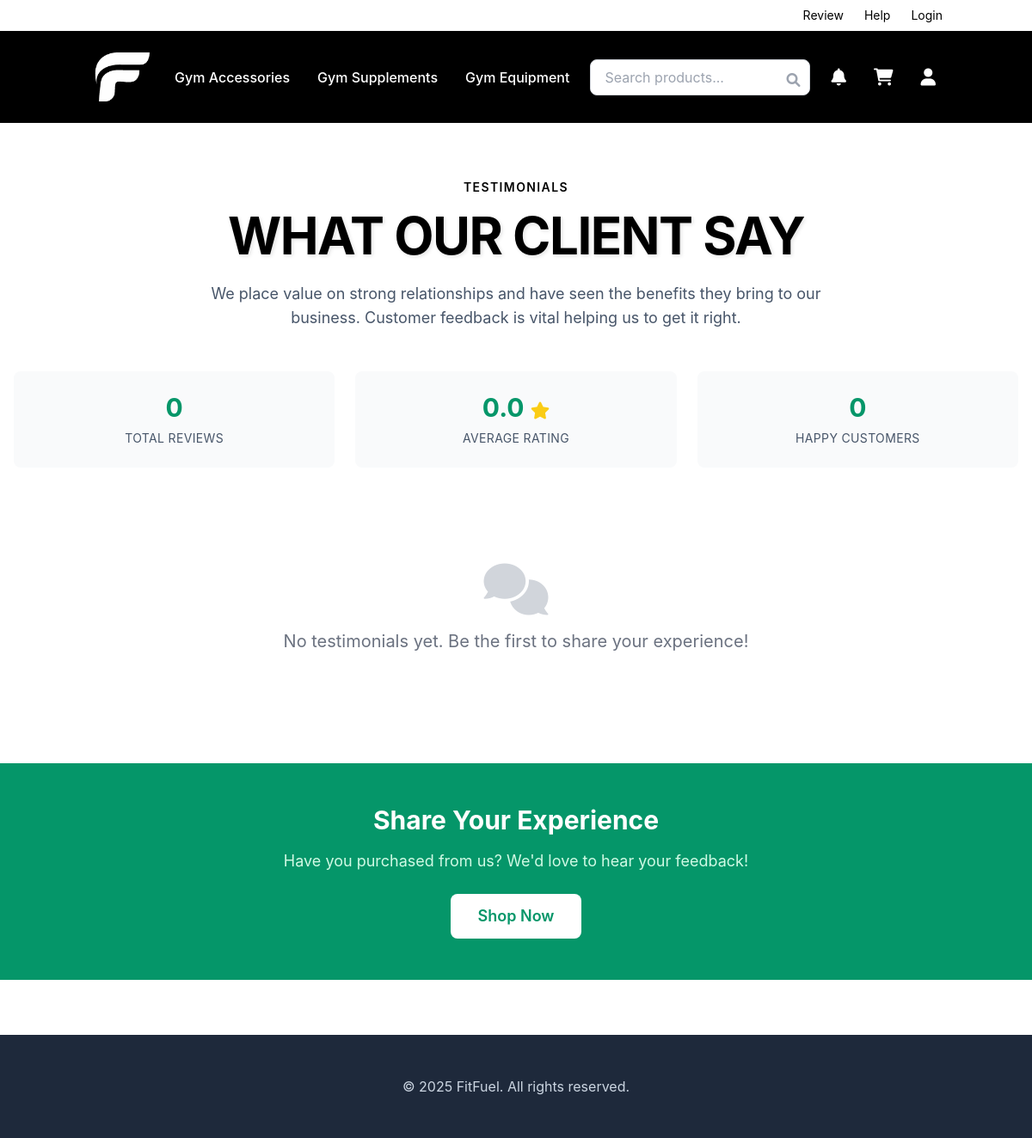
Before: /testimonials.php with the older database file.
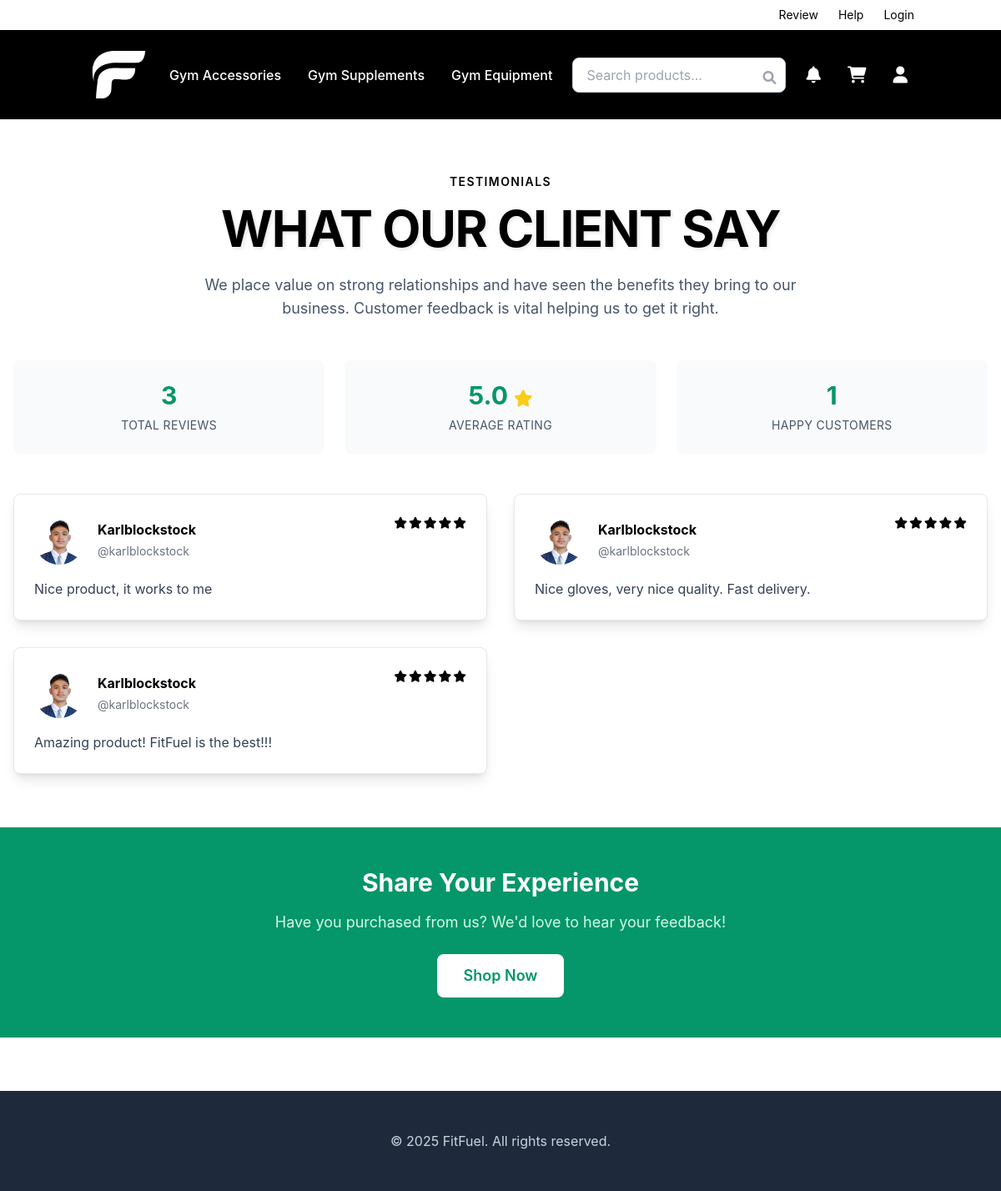
After: the same page with the newer database file.
### tables this page shows
CREATE TABLE `reviews` (
  `review_id` bigint(20) UNSIGNED NOT NULL,
  `order_id` bigint(20) UNSIGNED NOT NULL,
  `order_item_id` bigint(20) UNSIGNED NOT NULL,
  `product_id` bigint(20) UNSIGNED NOT NULL,
  `user_id` bigint(20) UNSIGNED NOT NULL,
  `rating` tinyint(1) UNSIGNED NOT NULL,
  `review_text` text DEFAULT NULL,
  `is_verified_purchase` tinyint(1) NOT NULL DEFAULT 1,
  `helpful_count` int(11) NOT NULL DEFAULT 0,
  `status` enum('pending','approved','rejected') NOT NULL DEFAULT 'approved',
  `created_at` timestamp NOT NULL DEFAULT current_timestamp(),
  `updated_at` timestamp NOT NULL DEFAULT current_timestamp() ON UPDATE current_timestamp()
);

CREATE TABLE `users` (
  `user_id` bigint(20) UNSIGNED NOT NULL,
  `username` varchar(100) NOT NULL,
  `email` varchar(150) NOT NULL,
  `phone` varchar(20) DEFAULT NULL,
  `date_of_birth` date DEFAULT NULL,
  `address` varchar(255) DEFAULT NULL,
  `password_hash` varchar(255) DEFAULT NULL,
  `google_id` varchar(255) DEFAULT NULL,
  `role` enum('admin','manager','staff','customer') NOT NULL DEFAULT 'customer',
  `status` enum('active','inactive','suspended') NOT NULL DEFAULT 'active',
  `created_at` timestamp NOT NULL DEFAULT current_timestamp(),
  `updated_at` timestamp NOT NULL DEFAULT current_timestamp() ON UPDATE current_timestamp(),
  `last_login` timestamp NULL DEFAULT NULL,
  `first_name` varchar(100) DEFAULT NULL,
  `last_name` varchar(100) DEFAULT NULL,
  `profile_picture` varchar(255) DEFAULT NULL,
  `otp` varchar(6) DEFAULT NULL,
  `otp_expiry` datetime DEFAULT NULL
);

### testimonials.php (the view, shortened to what this page needs)
<?php
require_once 'config/currency_helper.php';
try {
    $reviewsStmt = $pdo->prepare("
        SELECT
            r.review_id,
            r.rating,
            r.review_text,
            r.created_at,
            u.user_id,
            u.username,
            u.profile_picture,
            p.name as product_name,
            r.is_verified_purchase
        FROM reviews r
        JOIN users u ON r.user_id = u.user_id
        JOIN products p ON r.product_id = p.product_id
        WHERE r.status = 'approved' AND r.review_text IS NOT NULL AND r.review_text != ''
        ORDER BY r.created_at DESC
        LIMIT 20
    ");
    $reviewsStmt->execute();
    $reviews = $reviewsStmt->fetchAll(PDO::FETCH_ASSOC);
    $statsStmt = $pdo->query("
        SELECT
            COUNT(*) as total_reviews,
            AVG(rating) as average_rating,
            COUNT(DISTINCT user_id) as total_customers
        FROM reviews
        WHERE status = 'approved'
    ");
    $stats = $statsStmt->fetch(PDO::FETCH_ASSOC);
} catch (PDOException $e) {
    error_log("Error fetching testimonials: " . $e->getMessage());
    $reviews = [];
    $stats = ['total_reviews' => 0, 'average_rating' => 0, 'total_customers' => 0];
}
?>
<!DOCTYPE html>
<html lang="en">
<head>
    <script src="https://cdn.tailwindcss.com"></script>
    <link href="https://cdnjs.cloudflare.com/ajax/libs/font-awesome/6.0.0/css/all.min.css" rel="stylesheet">
    <link rel="stylesheet" href="css/style.css">
</head>
<body class="font-body bg-white text-slate-600">
    <nav class="bg-white text-black py-2">
      <div class="container mx-auto px-4">
        <div class="flex justify-end space-x-6 text-sm">
          <a href="testimonials.php" class="hover:text-emerald-400 transition-colors">Review</a>
          <a href="faq.php" class="hover:text-emerald-400 transition-colors">Help</a>
          <?php if (!empty($_SESSION['user_id'])): ?>
            <a href="logout.php" class="hover:text-emerald-400 transition-colors">Logout</a>
          <?php else: ?>
            <a href="login.php" class="hover:text-emerald-400 transition-colors">Login</a>
          <?php endif; ?>
        </div>
      </div>
    </nav>
    <nav class="sticky top-0 z-50 bg-black border-b border-white py-4 backdrop-blur">
      <div class="container mx-auto px-4">
        <div class="flex items-center justify-between">
          <a href="index.php" class="flex items-center">
            <img src="img/LOGO-Fitfuel.png" width="75" height="auto" alt="LOGO">
          </a>
          <div class="hidden md:flex space-x-8">
            <a href="shop.php?category=1" class="font-medium text-white hover:text-emerald-600 transition-colors">Gym Accessories</a>
            <a href="shop.php?category=3" class="font-medium text-white hover:text-emerald-600 transition-colors">Gym Supplements</a>
            <a href="shop.php?category=2" class="font-medium text-white hover:text-emerald-600 transition-colors">Gym Equipment</a>
          </div>
          <div class="flex items-center space-x-4">
            <form method="GET" action="shop.php" class="relative hidden md:block">
              <input type="text" name="search" placeholder="Search products..." class="w-64 px-4 py-2 border border-gray-300 rounded-lg focus:outline-none focus:ring-2 focus:ring-emerald-500">
              <button type="submit" class="absolute right-3 top-3 text-gray-400 hover:text-emerald-600">
                <i class="fas fa-search"></i>
              </button>
            </form>
            <button class="relative p-2 text-white hover:text-emerald-600 transition-colors">
              <i class="fas fa-bell text-xl"></i>
            </button>
            <a href="cart.php" class="relative p-2 text-white hover:text-emerald-600 transition-colors">
              <i class="fas fa-shopping-cart text-xl"></i>
            </a>
            <div class="relative" id="profileMenu">
              <button id="profileBtn"
                  class="p-2 text-white hover:text-emerald-600 transition-colors rounded-full focus:outline-none focus:ring-2 focus:ring-emerald-500"
                  aria-haspopup="true" aria-expanded="false">
                <i class="fas fa-user text-xl"></i>
              </button>
            </div>
          </div>
        </div>
      </div>
    </nav>
    <section class="py-16 bg-white">
        <div class="container mx-auto px-4 max-w-7xl">
            <div class="text-center mb-12">
                <p class="uppercase tracking-widest text-sm text-black mb-4 font-semibold">TESTIMONIALS</p>
                <h1 class="text-4xl md:text-6xl font-bold text-black mb-6 uppercase tracking-tight" style="text-shadow: 2px 2px 4px rgba(0,0,0,0.1);">
                    WHAT OUR CLIENT SAY
                </h1>
                <p class="text-base md:text-lg text-slate-600 max-w-3xl mx-auto">
                    We place value on strong relationships and have seen the benefits they bring to our business.
                    Customer feedback is vital helping us to get it right.
                </p>
            </div>
            <div class="grid grid-cols-1 md:grid-cols-3 gap-6 mb-12">
                <div class="text-center p-6 bg-gray-50 rounded-lg">
                    <div class="text-3xl font-bold text-emerald-600 mb-2"><?php echo number_format($stats['total_reviews']); ?></div>
                    <div class="text-sm text-slate-600 uppercase tracking-wide">Total Reviews</div>
                </div>
                <div class="text-center p-6 bg-gray-50 rounded-lg">
                    <div class="text-3xl font-bold text-emerald-600 mb-2">
                        <?php echo number_format((float)$stats['average_rating'], 1); ?>
                        <i class="fas fa-star text-yellow-400 text-xl"></i>
                    </div>
                    <div class="text-sm text-slate-600 uppercase tracking-wide">Average Rating</div>
                </div>
                <div class="text-center p-6 bg-gray-50 rounded-lg">
                    <div class="text-3xl font-bold text-emerald-600 mb-2"><?php echo number_format($stats['total_customers']); ?></div>
                    <div class="text-sm text-slate-600 uppercase tracking-wide">Happy Customers</div>
                </div>
            </div>
            <?php if (empty($reviews)): ?>
                <div class="text-center py-16">
                    <i class="fas fa-comments text-6xl text-gray-300 mb-4"></i>
                    <p class="text-xl text-gray-500">No testimonials yet. Be the first to share your experience!</p>
                </div>
            <?php else: ?>
                <div class="grid grid-cols-1 md:grid-cols-2 gap-8">
                    <?php foreach (array_slice($reviews, 0, 20) as $review): ?>
                        <div class="testimonial-card bg-white rounded-lg border border-gray-200 shadow-lg p-6">
                            <div class="flex items-start justify-between mb-4">
                                <div class="flex items-center space-x-4">
                                    <?php if (!empty($review['profile_picture'])): ?>
                                        <img src="<?php echo htmlspecialchars($review['profile_picture']); ?>"
                                             alt="<?php echo htmlspecialchars($review['username']); ?>"
                                             class="profile-image">
                                    <?php else: ?>
                                        <div class="profile-image bg-gradient-to-br from-gray-300 to-gray-400 flex items-center justify-center text-white font-bold text-xl">
                                            <?php echo strtoupper(substr($review['username'], 0, 1)); ?>
                                        </div>
                                    <?php endif; ?>
                                    <div>
                                        <div class="font-bold text-black text-base mb-1">
                                            <?php echo htmlspecialchars(ucfirst($review['username'])); ?>
                                        </div>
                                        <div class="text-sm text-gray-500">
                                            @<?php echo htmlspecialchars($review['username']); ?>
                                        </div>
                                    </div>
                                </div>
                                <div class="flex space-x-0.5">
                                    <?php for ($i = 1; $i <= 5; $i++): ?>
                                        <i class="fas fa-star star-rating text-sm <?php echo $i <= $review['rating'] ? 'text-black' : 'text-gray-200'; ?>"></i>
                                    <?php endfor; ?>
                                </div>
                            </div>
                            <div class="text-slate-700 leading-relaxed text-base">
                                <?php echo nl2br(htmlspecialchars($review['review_text'])); ?>
                            </div>
                        </div>
                    <?php endforeach; ?>
                </div>
            <?php endif; ?>
        </div>
    </section>
    <section class="py-12 bg-emerald-600">
        <div class="container mx-auto px-4 text-center">
            <h2 class="text-3xl font-bold text-white mb-4">Share Your Experience</h2>
            <p class="text-emerald-100 mb-6 text-lg">Have you purchased from us? We'd love to hear your feedback!</p>
            <a href="shop.php" class="bg-white text-emerald-600 px-8 py-3 rounded-lg font-semibold text-lg hover:bg-gray-100 transition-colors inline-block">
                Shop Now
            </a>
        </div>
    </section>
    <footer class="bg-slate-800 text-white py-12 mt-16">
      <div class="container mx-auto px-4 text-center">
        <p class="text-slate-300">&copy; <?php echo date('Y'); ?> FitFuel. All rights reserved.</p>
      </div>
    </footer>
</body>
</html>

### css/style.css (style rules this page uses)
:root { --primary: #059669; --secondary: #10b981; --accent: #10b981; --muted: #f1f5f9; --foreground: #475569; --border: #e5e7eb; }
.font-body { font-family: 'DM Sans', -apple-system, BlinkMacSystemFont, 'Segoe UI', Roboto, 'Helvetica Neue', Arial, sans-serif; }
body, html { font-family: 'DM Sans', -apple-system, BlinkMacSystemFont, 'Segoe UI', Roboto, 'Helvetica Neue', Arial, sans-serif; }
h1, h2, h3, h4, h5, h6 { font-family: 'Space Grotesk', -apple-system, BlinkMacSystemFont, 'Segoe UI', Roboto, 'Helvetica Neue', Arial, sans-serif; }
p, span, div, a, button, input, textarea, select { font-family: 'DM Sans', -apple-system, BlinkMacSystemFont, 'Segoe UI', Roboto, 'Helvetica Neue', Arial, sans-serif; }

### testimonials.php (style rules this page uses)
.testimonial-card { transition: transform 0.3s ease, box-shadow 0.3s ease; }
.star-rating { color: #000; }
.profile-image { width: 60px; height: 60px; object-fit: cover; border-radius: 50%; }

Changed rows visible on the page:
added reviews: user.profile_picture (picture), user.username "Karlblockstock", user.username "karlblockstock", rating 5 (drawn), review_text "Nice product, it works to me"
added reviews: user.profile_picture (picture), user.username "Karlblockstock", user.username "karlblockstock", rating 5 (drawn), review_text "Nice gloves, very nice quality. Fast delivery."
added reviews: user.profile_picture (picture), user.username "Karlblockstock", user.username "karlblockstock", rating 5 (drawn), review_text "Amazing product! FitFuel is the best!!!"
Other visible differences:
$stats['total_reviews']: "0" → "3"
$stats['average_rating']: "0.0" → "5.0"
$stats['total_customers']: "0" → "1"
text no longer shown: "No testimonials yet. Be the first to share your experience!"
